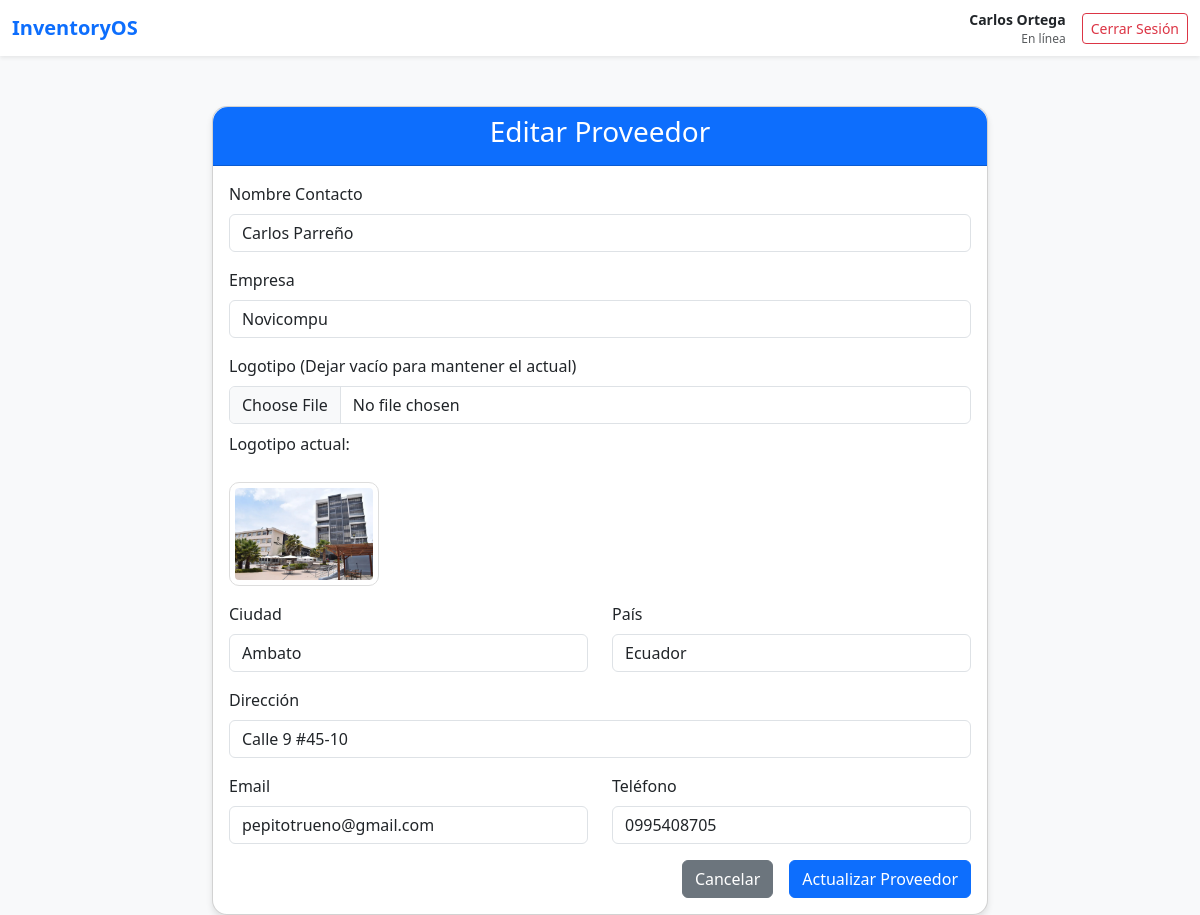
The app's page /create_modify_proveedor/editar_proveedor.php?id=3 (signed in) with its own data.
### tables this page shows
CREATE TABLE `proveedores` (
  `id` int NOT NULL,
  `nombres` varchar(100) NOT NULL,
  `nombre_empresa` varchar(100) NOT NULL,
  `direccion` varchar(200) DEFAULT NULL,
  `ciudad` varchar(50) DEFAULT NULL,
  `pais` varchar(50) DEFAULT NULL,
  `email` varchar(100) DEFAULT NULL,
  `telefono` varchar(50) DEFAULT NULL,
  `ruta` varchar(255) DEFAULT NULL
);

### create_modify_proveedor/editar_proveedor.php (the view, shortened to what this page needs)
<?php
include("../connect.php");
$id = isset($_GET['id']) ? (int)$_GET['id'] : 0;
$prov = null;
if ($id > 0) {
    $r = $conn->query("SELECT * FROM proveedores WHERE id=$id");
    if ($r && $r->num_rows === 1) { $prov = $r->fetch_assoc(); }
}
?>
<!DOCTYPE html>
<html lang="es">
<head>
    <link href="https://cdn.jsdelivr.net/npm/bootstrap@5.3.0/dist/css/bootstrap.min.css" rel="stylesheet">
</head>
<body>
<?php include '../navbar.php'; ?>
<div class="container">
    <div class="card">
        <div class="card-header text-center">
            <h3>Editar Proveedor</h3>
        </div>
        <div class="card-body">
            <?php if ($prov): ?>
            <form action="actualizar_proveedor.php" method="post" enctype="multipart/form-data" class="needs-validation" novalidate onsubmit="return validateForm()">
                <div class="mb-3">
                    <label for="nombres" class="form-label">Nombre Contacto</label>
                    <input type="text" class="form-control" id="nombres" name="nombres" value="<?php echo htmlspecialchars($prov['nombres']); ?>" required pattern="[a-zA-ZáéíóúÁÉÍÓÚñÑ\s]+" title="Solo letras y espacios" maxlength="100">
                </div>
                <div class="mb-3">
                    <label for="nombre_empresa" class="form-label">Empresa</label>
                    <input type="text" class="form-control" id="nombre_empresa" name="nombre_empresa" value="<?php echo htmlspecialchars($prov['nombre_empresa']); ?>" required maxlength="100">
                </div>
                <div class="mb-3">
                    <label for="logo" class="form-label">Logotipo (Dejar vacío para mantener el actual)</label>
                    <input type="file" class="form-control" id="logo" name="logo" accept="image/*">
                    <?php if (!empty($prov['ruta'])): ?>
                        <div class="mt-2">
                            <p>Logotipo actual:</p>
                            <img src="../<?php echo htmlspecialchars($prov['ruta']); ?>" alt="Logo actual" class="img-preview">
                        </div>
                    <?php endif; ?>
                </div>
                <div class="row">
                    <div class="col-md-6 mb-3">
                        <label for="ciudad" class="form-label">Ciudad</label>
                        <input type="text" class="form-control" id="ciudad" name="ciudad" value="<?php echo htmlspecialchars($prov['ciudad']); ?>" pattern="[a-zA-ZáéíóúÁÉÍÓÚñÑ\s]+" title="Solo letras" maxlength="50">
                    </div>
                    <div class="col-md-6 mb-3">
                        <label for="pais" class="form-label">País</label>
                        <input type="text" class="form-control" id="pais" name="pais" value="<?php echo htmlspecialchars($prov['pais']); ?>" pattern="[a-zA-ZáéíóúÁÉÍÓÚñÑ\s]+" title="Solo letras" maxlength="50">
                    </div>
                </div>
                <div class="mb-3">
                    <label for="direccion" class="form-label">Dirección</label>
                    <input type="text" class="form-control" id="direccion" name="direccion" value="<?php echo htmlspecialchars($prov['direccion']); ?>" maxlength="200">
                </div>
                <div class="row">
                    <div class="col-md-6 mb-3">
                        <label for="email" class="form-label">Email</label>
                        <input type="email" class="form-control" id="email" name="email" value="<?php echo htmlspecialchars($prov['email']); ?>" maxlength="100">
                    </div>
                    <div class="col-md-6 mb-3">
                        <label for="telefono" class="form-label">Teléfono</label>
                        <input type="text" class="form-control" id="telefono" name="telefono" value="<?php echo htmlspecialchars($prov['telefono']); ?>" pattern="\d{10}" maxlength="10" title="Debe tener 10 dígitos numéricos" oninput="this.value = this.value.replace(/[^0-9]/g, '').slice(0, 10)">
                    </div>
                </div>
                <div class="d-grid gap-2 d-md-flex justify-content-md-end">
                    <a href="listar_proveedor.php" class="btn btn-secondary me-md-2">Cancelar</a>
                    <button type="submit" class="btn btn-primary">Actualizar Proveedor</button>
                </div>
            </form>
            <?php else: ?>
                <div class="alert alert-danger">No se encontró el proveedor.</div>
                <a href="listar_proveedor.php" class="btn btn-primary">Volver a la lista</a>
            <?php endif; ?>
        </div>
    </div>
</div>
</body>
</html>

### create_modify_proveedor/editar_proveedor.php (style rules this page uses)
body { background-color: #f8f9fa; }
.container { max-width: 800px; margin-top: 50px; }
.card { border-radius: 15px; box-shadow: 0 4px 6px rgba(0,0,0,0.1); }
.card-header { background-color: #0d6efd; color: white; border-radius: 15px 15px 0 0 !important; }
.img-preview { max-width: 150px; margin-top: 10px; border-radius: 10px; border: 1px solid #ddd; padding: 5px; }

### records on screen
proveedores: nombres "Carlos Parreño", nombre_empresa "Novicompu", ruta (picture), ciudad "Ambato", pais "Ecuador", direccion "Calle 9 #45-10", email "pepitotrueno@gmail.com", telefono "0995408705"

### other values on screen
$_SESSION['nombre'] "Carlos Ortega"
